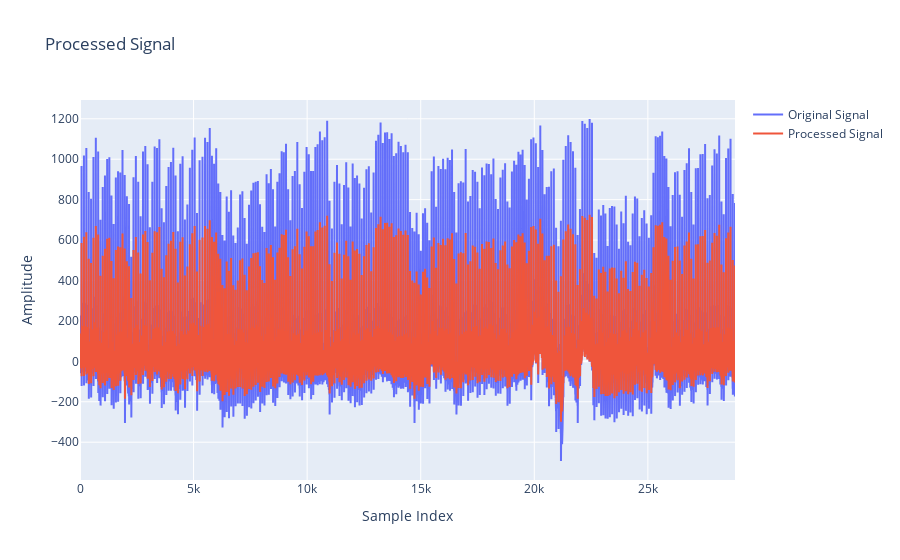

The notebook cell this image was saved under:
### Markdown cell above
## Adaptive Filtering

### Code cell
from vitalDSP.filtering.artifact_removal import ArtifactRemoval
import numpy as np
from plotly import graph_objects as go
import os
from vitalDSP.utils.synthesize_data import generate_ecg_signal
from vitalDSP.notebooks import process_in_chunks, plot_trace

fs = 256
FILE_PATH = os.path.join("..","..","..","sample_data","public","ecg.csv")
signal_col, date_col = process_in_chunks(FILE_PATH,data_type='ecg', fs=fs)
signal_col = np.array(signal_col)

offset = 1000
target = generate_ecg_signal(sfecg=256, duration=100, Anoise=0.01, hrmean=70, sfint=512)
reference_signal = target[offset:min(len(target),len(signal_col))]

signal_col = signal_col[offset:min(len(target),len(signal_col))]
ar = ArtifactRemoval(signal_col)

cleaned_signal = ar.adaptive_filtering(reference_signal, learning_rate=0.01, num_iterations=50)

plot_trace(signal_col,cleaned_signal)

### Figure 1 — Plotly figure (JSON) as saved in the notebook; plotly's stock layout.template omitted (floating-point values rounded to 4 significant figures; data arrays with more than 128 entries replaced by an {"elided": "..."} marker saying what was removed)
{"data": [{"mode": "lines", "name": "Original Signal", "type": "scatter", "y": {"elided": "28837 int values"}}, {"mode": "lines", "name": "Processed Signal", "type": "scatter", "y": {"elided": "28837 float values"}}], "layout": {"title": {"text": "Processed Signal"}, "xaxis": {"title": {"text": "Sample Index"}}, "yaxis": {"title": {"text": "Amplitude"}}}}
